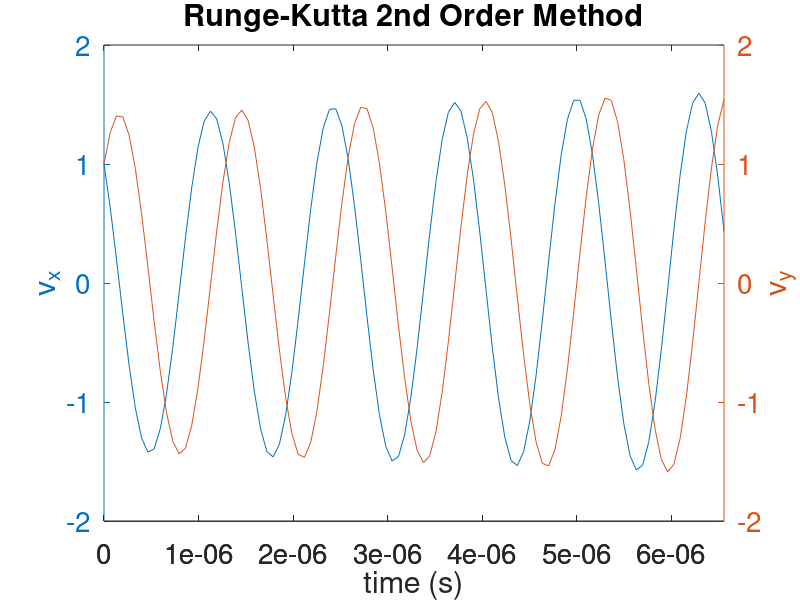
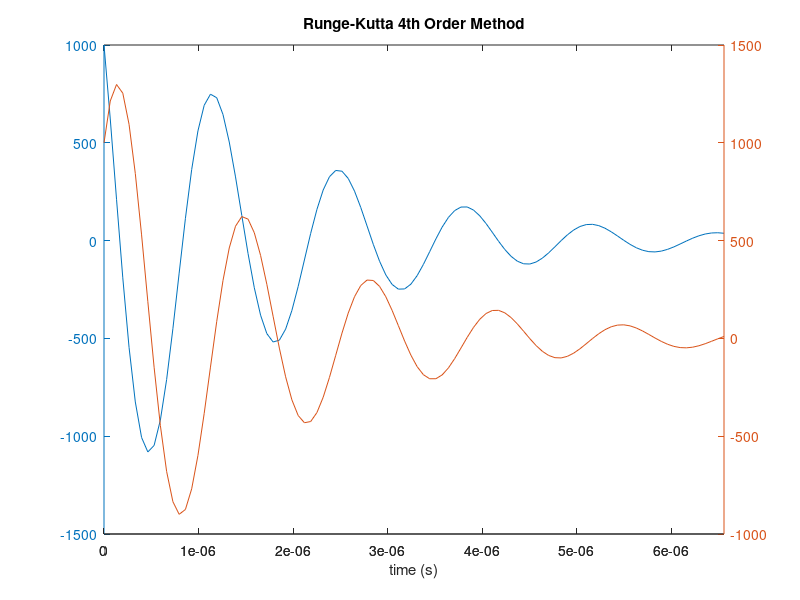
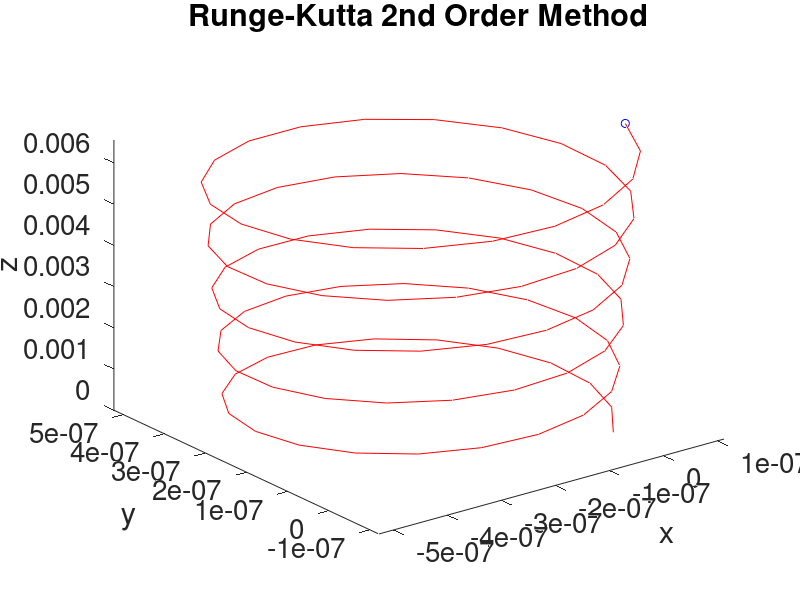
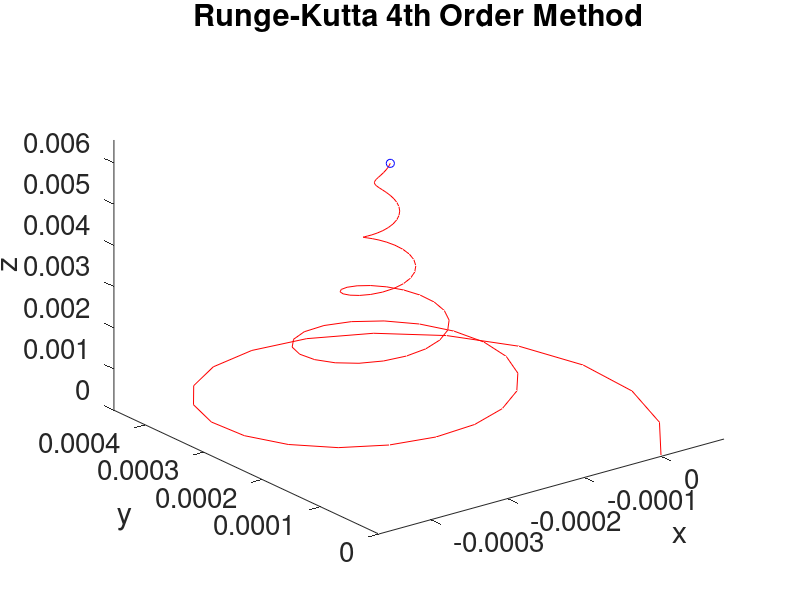

Write MATLAB code to recreate these figures, in order.
%% RK2 and systems of equations, oscillating charge example
% charged particle moving in the x-y direction in a magnetic field which
% has only a z-component...
%
% m dv/dt = q v x B 
% (ma = F)
%
% v = (vx,vy); B=(0,0,B);
%
% Resulting in the following system of equations:
%    m dvx/dt = q vy B
%    m dvy/dt = -q vx B

q=-1.6e-19;
m=1.67e-31;
B=5e-6;
omega=q*B/m;    %frequency of oscillation (can be shown via solution by hand gives a SHO)
tmin=0;
tmax=5*2*pi/abs(omega);    % follow particle for one oscillation periods
t=linspace(tmin,tmax,100);
dt=t(2)-t(1);
lt=numel(t);

% RK2 Method
vx=zeros(1,lt);
vy=zeros(1,lt);
vx(1)=1;     % vx initial conditions
vy(1)=1;     % vy initial conditions
% Loop for applying RK2 to a system of two equations
for n=2:lt
    %step x and y components together, this is the half update
    vxhalf=vx(n-1)+dt/2*(omega*vy(n-1));
    vyhalf=vy(n-1)-dt/2*(omega*vx(n-1));
    
    %now the full update
    vx(n)=vx(n-1)+dt*(omega*vyhalf);
    vy(n)=vy(n-1)-dt*(omega*vxhalf);    
end %for


%RK4 method
vx4=zeros(1,lt);
vy4=zeros(1,lt);
vx4(1)=1e3;     % vx initial conditions
vy4(1)=1e3;     % vy initial conditions

% Loop for applying RK4 to a system of two equations
for n=2:lt
    k1x=dt*(omega*vy4(n-1));    %k1 for the x differential equation
    k1y=-dt*(omega*vx4(n-1));    %k1 for the y differential equation
    
    k2x=dt*omega*(vy4(n-1)+k1y/2);
    k2y=-dt*omega*(vx4(n-1)+k1x/2);
    
    k3x=dt*omega*(vy4(n-1)-k1y+2*k2y);
    k3y=-dt*omega*(vx4(n-1)-k1x+2*k2x); 
    
    k4x=dt*omega*(vy4(n-1)-k1y+2*k2y+k3y);
    k4y=-dt*omega*(vx4(n-1)-k1x+2*k2x+k3x); 
    
    vx4(n)=vx4(n-1)+1/6*(k1x+2*k2x+2*k3x+k4x);
    vy4(n)=vy4(n-1)+1/6*(k1y+2*k2y+2*k3y+k4y);
    
end %for

%RK2 Integrate velocity to get position as a fn. of time, this assumes that the
%particle is initially at x,y = (0,0)
x=cumtrapz(t,vx);    %Matlab built-in for accumulating an integral value
y=cumtrapz(t,vy);
vz=1e3;
z=vz*t;

%RK4 integrate velocity to get position as a fn. of time, this assumes that the
%particle is initially at x,y = (0,0)
x4=cumtrapz(t,vx4);
y4=cumtrapz(t,vy4);
vz4=1e3;
z4=vz4*t;

% Plot velocity solutions for both RK2 and RK4
figure(1);
ax=plotyy(t,vx,t,vy);
set(ax(1),'FontSize',20);
set(ax(2),'FontSize',20);
xlabel('time (s)');
ylabel(ax(1),'v_x');
ylabel(ax(2),'v_y');
title('Runge-Kutta 2nd Order Method');

figure(2);
ax4=plotyy(t,vx4,t,vy4);
set(ax(1),'FontSize',20);
set(ax(2),'FontSize',20);
xlabel('time (s)');
ylabel(ax(1),'v_x');
ylabel(ax(2),'v_y');
title('Runge-Kutta 4th Order Method');

% Comet plot demo
figure(3);
comet3(x,y,z);
set(gca,'FontSize',20);
xlabel('x');
ylabel('y');
zlabel('z');
title('Runge-Kutta 2nd Order Method');

figure(4);
comet3(x4,y4,z4);
set(gca,'FontSize',20);
xlabel('x');
ylabel('y');
zlabel('z');
title('Runge-Kutta 4th Order Method');
